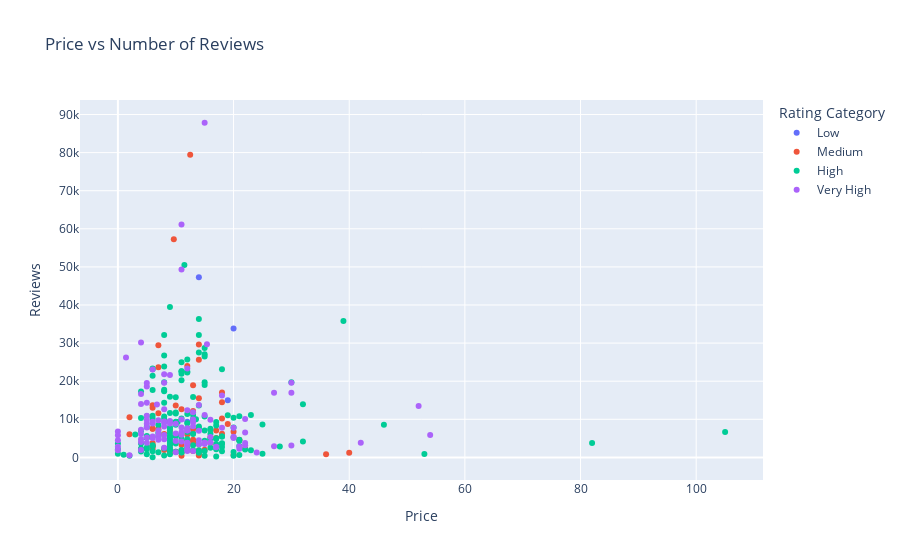

The notebook cell this image was saved under:
### Code cell
fig = px.scatter(
    df_books, 
    x='Price', 
    y='Reviews', 
    color='Rating Category', 
    category_orders={'Rating Category': category_order},
    title='Price vs Number of Reviews'
)
fig.show()

### Figure 1 — Plotly figure (JSON) as saved in the notebook; plotly's stock layout.template omitted (floating-point values rounded to 4 significant figures; data arrays with more than 128 entries replaced by an {"elided": "..."} marker saying what was removed)
{"data": [{"hovertemplate": "Rating Category=Low<br>Price=%{x}<br>Reviews=%{y}<extra></extra>", "legendgroup": "Low", "marker": {"color": "#636efa", "symbol": "circle"}, "mode": "markers", "name": "Low", "orientation": "v", "showlegend": true, "type": "scatter", "x": [13, 14, 19, 12, 20], "xaxis": "x", "y": [6310, 47265, 14982, 9372, 33844], "yaxis": "y"}, {"hovertemplate": "Rating Category=Medium<br>Price=%{x}<br>Reviews=%{y}<extra></extra>", "legendgroup": "Medium", "marker": {"color": "#EF553B", "symbol": "circle"}, "mode": "markers", "name": "Medium", "orientation": "v", "showlegend": true, "type": "scatter", "x": [11, 6, 13, 14, 8, 13, 8, 4, 14, 2, 7, 6, 9, 9, 9.667, 14, 12, 14, 16, 9, 21, 14, 13, 6, 10, 13, 6, 12, 13, 10, 6, 17, 20, 22, 21, 14, 6, 13, 11, 15, 11, 12.5, 2, 7, 7, 7, 13, 18, 19, 40, 36, 16, 17, 18, 18, 6, 9, 11, 12, 20, 9, 6, 18, 11], "xaxis": "x", "y": [12643, 2951, 12159, 491, 6143, 4642, 1924, 2094, 956, 6042, 23631, 13677, 1555, 1215, 57271, 25624, 23973, 15526, 5272, 7153, 4571, 29651, 7396, 7550, 1467, 1649, 3113, 4519, 18904, 13616, 2272, 5069, 637, 2314, 4587, 1789, 13061, 3523, 440, 2023, 1859, 79446, 10559, 11616, 29442, 7368, 4247, 6222, 8747, 1201, 807, 3759, 7058, 10191, 14493, 3759, 3503, 3319, 5977, 6740, 3341, 7497, 17044, 1302], "yaxis": "y"}, {"hovertemplate": "Rating Category=High<br>Price=%{x}<br>Reviews=%{y}<extra></extra>", "legendgroup": "High", "marker": {"color": "#00cc96", "symbol": "circle"}, "mode": "markers", "name": "High", "orientation": "v", "showlegend": true, "type": "scatter", "x": {"elided": "171 float values"}, "xaxis": "x", "y": {"elided": "171 int values"}, "yaxis": "y"}, {"hovertemplate": "Rating Category=Very High<br>Price=%{x}<br>Reviews=%{y}<extra></extra>", "legendgroup": "Very High", "marker": {"color": "#ab63fa", "symbol": "circle"}, "mode": "markers", "name": "Very High", "orientation": "v", "showlegend": true, "type": "scatter", "x": [12, 13, 24, 11, 15, 5, 0, 18, 4, 5, 10, 5, 0, 15, 22, 12, 6, 8, 4, 8, 8, 6, 20, 4, 9, 5, 7, 7, 54, 11, 30, 18, 30, 22, 52, 4, 22, 15, 17, 7, 4, 12, 8, 6, 8, 13, 15, 0, 5, 16, 27, 16, 11, 22, 8, 7, 2, 27, 4, 12, 12, 20, 6, 16, 6, 12, 11, 12, 8, 12, 0, 9, 0, 5, 11, 6.75, 14, 30, 7, 20, 14, 13, 5, 10, 8, 11, 17, 14, 21, 5, 12, 10, 12, 5, 10, 4, 1.4, 21, 15.4, 11, 4, 42, 13, 14, 15, 13, 9, 8], "xaxis": "x", "y": [7665, 9198, 1296, 61133, 11113, 14344, 4505, 16244, 4022, 3871, 1329, 10922, 6812, 3837, 6540, 3181, 5062, 4786, 7235, 12619, 9089, 5470, 5118, 14038, 9568, 8837, 7038, 5476, 5867, 4148, 19622, 7758, 3146, 10052, 13471, 1930, 3776, 3490, 2812, 9737, 16643, 7062, 19576, 8916, 2507, 11881, 3828, 1884, 18613, 9867, 2926, 5347, 7866, 3192, 21834, 6169, 548, 16990, 4757, 7150, 3836, 7802, 23047, 3923, 9382, 1680, 6600, 12361, 8081, 23358, 2774, 8922, 5836, 5249, 9947, 13871, 6982, 16949, 4628, 5396, 4506, 1655, 7861, 6247, 5898, 49288, 2663, 3428, 2876, 9784, 2091, 4290, 3796, 19546, 8842, 30183, 26234, 2282, 29673, 5956, 6108, 3829, 8170, 13779, 87841, 9967, 21625, 9413], "yaxis": "y"}], "layout": {"legend": {"title": {"text": "Rating Category"}, "tracegroupgap": 0}, "title": {"text": "Price vs Number of Reviews"}, "xaxis": {"anchor": "y", "domain": [0, 1], "title": {"text": "Price"}}, "yaxis": {"anchor": "x", "domain": [0, 1], "title": {"text": "Reviews"}}}}
